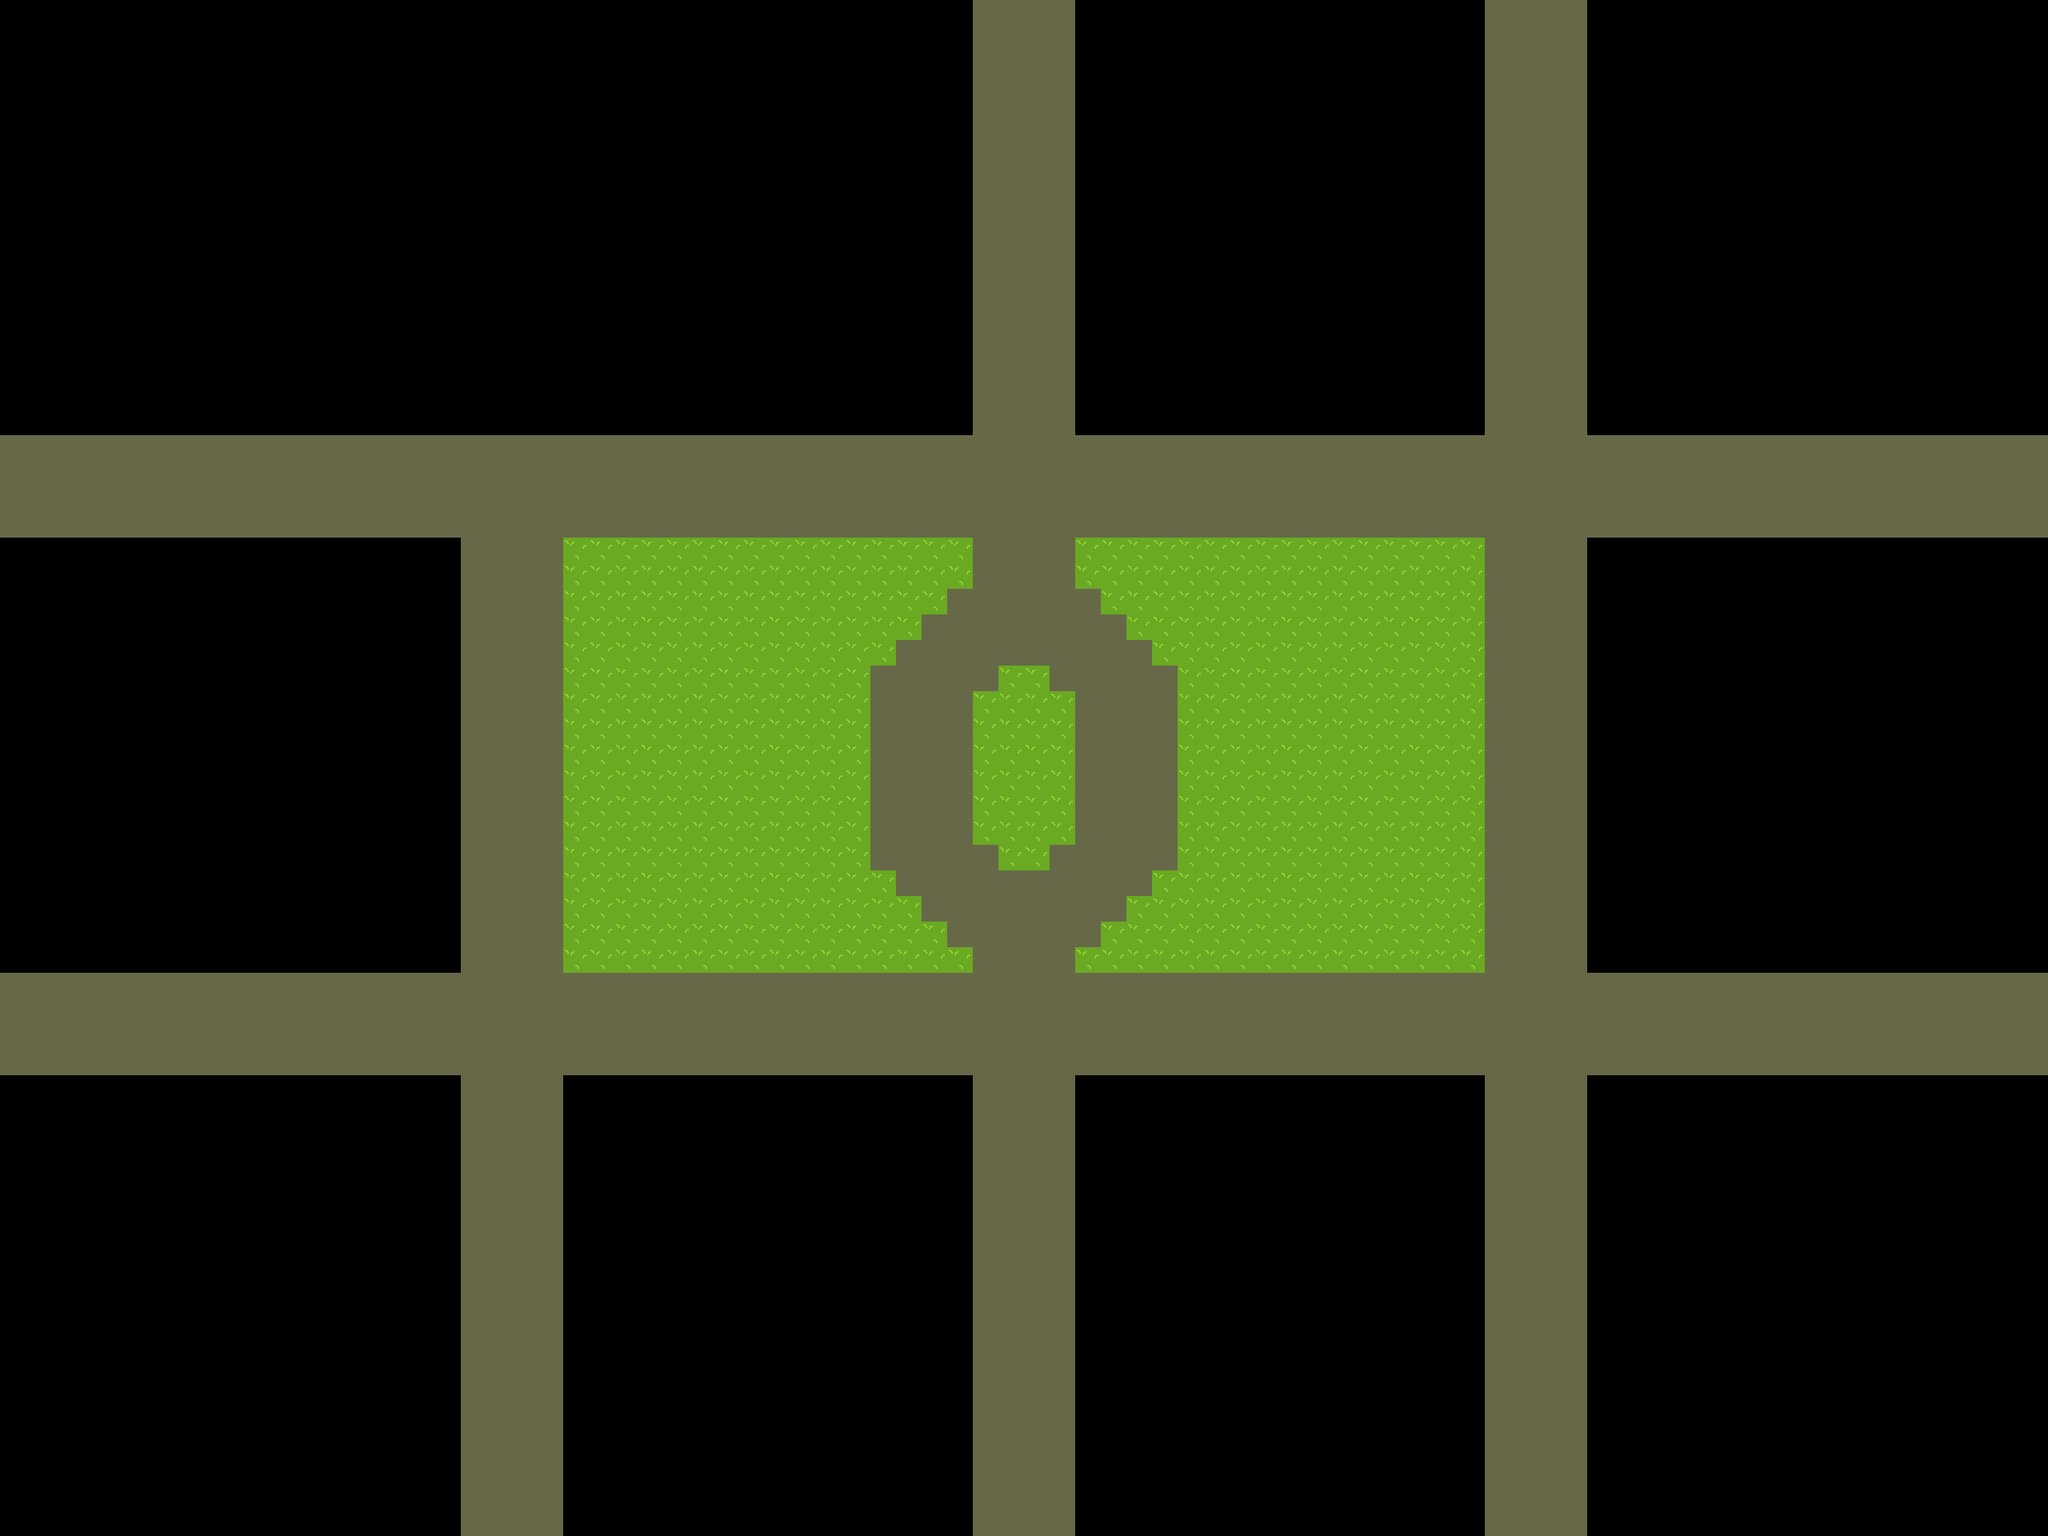

A level layout from a 2D game, rendered from its tile map. Below: a short description, then the map file with tile-grid data replaced by summaries:
An orthogonal 80x60 tile map with 32x32 px tiles, 6 tile layers (Ground, Grass, Roads, Buildings, ...), 16 tilesets and 15 objects (casa_shows, barzinho, casa_jogador, loja, feira).

<map version="1.10" tiledversion="1.12.2" orientation="orthogonal" renderorder="right-down" width="80" height="60" tilewidth="32" tileheight="32" infinite="0" nextlayerid="8" nextobjectid="36">
 <tileset firstgid="1" source="tiles.tsx" />
 <tileset firstgid="16" source="tiles do mapa.tsx" />
 <tileset firstgid="641" source="casaA.tsx" />
 <tileset firstgid="642" source="casaAA.tsx" />
 <tileset firstgid="643" source="casaAAA.tsx" />
 <tileset firstgid="644" source="casaB.tsx" />
 <tileset firstgid="645" source="casaBB.tsx" />
 <tileset firstgid="646" source="casaC.tsx" />
 <tileset firstgid="647" source="casaCC.tsx" />
 <tileset firstgid="648" source="trem.tsx" />
 <tileset firstgid="649" source="casaD.tsx" />
 <tileset firstgid="650" source="casa_shows.tsx" />
 <tileset firstgid="651" source="barzinho.tsx" />
 <tileset firstgid="652" source="casa_jogador.tsx" />
 <tileset firstgid="653" source="loja.tsx" />
 <tileset firstgid="654" source="feira.tsx" />
 <layer id="1" name="Ground" width="80" height="60">
  <data>[4800 cells, 0 non-empty, 0 distinct tile ids]</data>
 </layer>
 <layer id="6" name="Grass" width="80" height="60">
  <data>[4800 cells, 484 non-empty, 1 distinct tile ids]</data>
 </layer>
 <layer id="2" name="Roads" width="80" height="60">
  <data>[4800 cells, 1256 non-empty, 1 distinct tile ids]</data>
 </layer>
 <objectgroup id="7" name="Buildings">
  <object id="14" gid="1073742465" x="1984" y="1600" width="576" height="256" />
  <object id="17" gid="2147484289" x="0" y="1216" width="576" height="256" />
  <object id="19" gid="642" x="1856" y="1920" width="576" height="256" rotation="-90" />
  <object id="20" gid="643" x="1984" y="1216" width="576" height="256" />
  <object id="24" gid="644" x="1984" y="1920" width="576" height="320" />
  <object id="25" gid="645" x="0" y="1920" width="576" height="320" />
  <object id="26" gid="646" x="1856" y="544" width="544" height="256" rotation="-90" />
  <object id="28" gid="647" x="1344" y="0" width="544" height="256" rotation="90" />
  <object id="29" gid="648" x="1984" y="544" width="576" height="544" />
  <object id="30" gid="3221226121" x="0" y="960" width="576" height="288" />
  <object id="31" name="casa_shows" gid="650" x="160" y="544" width="704" height="416" />
  <object id="32" name="barzinho" gid="651" x="0" y="1600" width="576" height="256" />
  <object id="33" name="casa_jogador" gid="652" x="704" y="1664" width="256" height="224" rotation="90" />
  <object id="34" name="loja" gid="653" x="1344" y="1376" width="256" height="256" rotation="90" />
  <object id="35" name="feira" gid="654" x="1984" y="960" width="576" height="288" />
 </objectgroup>
 <layer id="3" name="Buildings" width="80" height="60">
  <data>[4800 cells, 0 non-empty, 0 distinct tile ids]</data>
 </layer>
 <layer id="4" name="Collision" width="80" height="60">
  <data>[4800 cells, 0 non-empty, 0 distinct tile ids]</data>
 </layer>
 <layer id="5" name="Objects" width="80" height="60">
  <data>[4800 cells, 0 non-empty, 0 distinct tile ids]</data>
 </layer>
</map>
